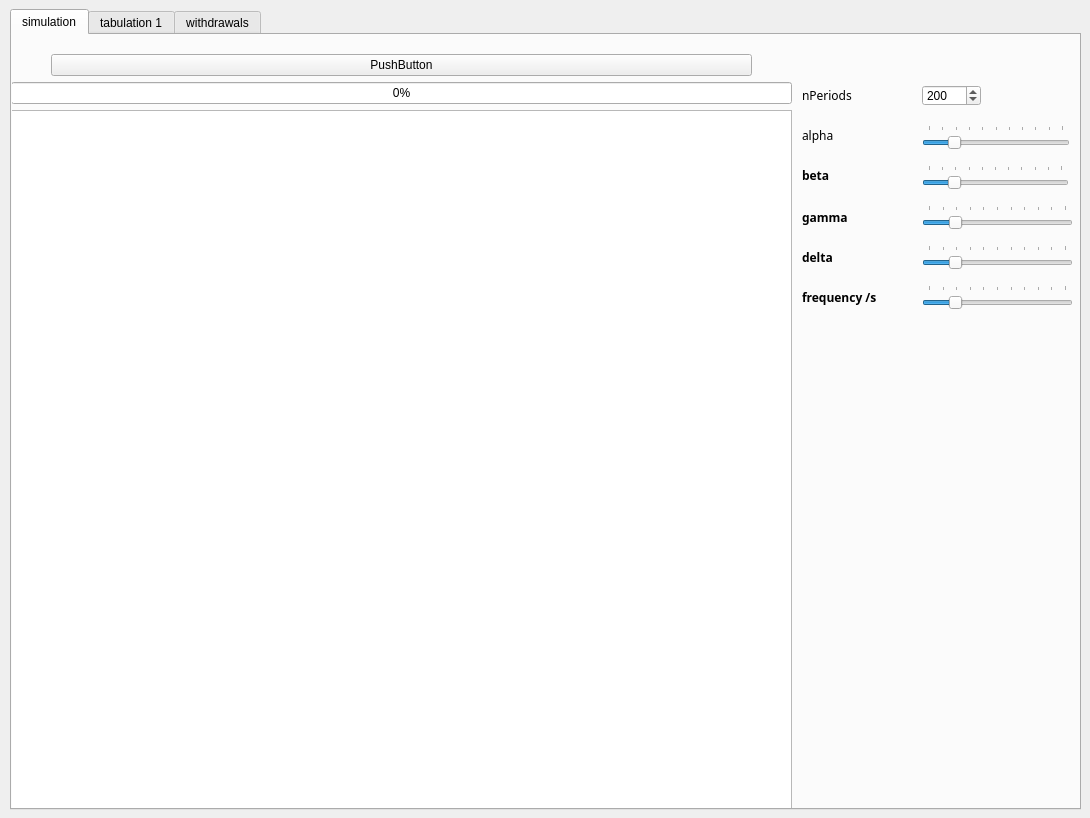
<?xml version="1.0" encoding="UTF-8"?>
<ui version="4.0">
 <class>MainWindow</class>
 <widget class="QMainWindow" name="MainWindow">
  <property name="geometry">
   <rect>
    <x>0</x>
    <y>0</y>
    <width>1090</width>
    <height>818</height>
   </rect>
  </property>
  <property name="sizePolicy">
   <sizepolicy hsizetype="Expanding" vsizetype="Expanding">
    <horstretch>0</horstretch>
    <verstretch>0</verstretch>
   </sizepolicy>
  </property>
  <property name="windowTitle">
   <string>MainWindow</string>
  </property>
  <widget class="QWidget" name="centralWidget">
   <widget class="QWidget" name="gridLayoutWidget">
    <property name="geometry">
     <rect>
      <x>10</x>
      <y>9</y>
      <width>1071</width>
      <height>801</height>
     </rect>
    </property>
    <layout class="QGridLayout" name="gridLayout">
     <item row="3" column="0">
      <widget class="QTabWidget" name="tabWithdrawals">
       <property name="currentIndex">
        <number>0</number>
       </property>
       <widget class="QWidget" name="tabSimulation">
        <attribute name="title">
         <string>simulation</string>
        </attribute>
        <widget class="QWidget" name="gridLayoutWidget_2">
         <property name="geometry">
          <rect>
           <x>-1</x>
           <y>-1</y>
           <width>781</width>
           <height>781</height>
          </rect>
         </property>
         <layout class="QGridLayout" name="simulationGrid">
          <property name="sizeConstraint">
           <enum>QLayout::SetNoConstraint</enum>
          </property>
          <item row="0" column="0">
           <layout class="QGridLayout" name="gridLayout_2">
            <property name="sizeConstraint">
             <enum>QLayout::SetDefaultConstraint</enum>
            </property>
            <item row="1" column="2">
             <spacer name="horizontalSpacer_3">
              <property name="orientation">
               <enum>Qt::Horizontal</enum>
              </property>
              <property name="sizeType">
               <enum>QSizePolicy::Fixed</enum>
              </property>
              <property name="sizeHint" stdset="0">
               <size>
                <width>40</width>
                <height>20</height>
               </size>
              </property>
             </spacer>
            </item>
            <item row="0" column="0">
             <spacer name="horizontalSpacer">
              <property name="orientation">
               <enum>Qt::Horizontal</enum>
              </property>
              <property name="sizeType">
               <enum>QSizePolicy::Fixed</enum>
              </property>
              <property name="sizeHint" stdset="0">
               <size>
                <width>40</width>
                <height>20</height>
               </size>
              </property>
             </spacer>
            </item>
            <item row="1" column="1">
             <widget class="QPushButton" name="btnRun">
              <property name="text">
               <string>PushButton</string>
              </property>
             </widget>
            </item>
           </layout>
          </item>
          <item row="3" column="0">
           <layout class="QGridLayout" name="gridLayout_4"/>
          </item>
          <item row="2" column="0">
           <widget class="QGraphicsView" name="graphicsView"/>
          </item>
          <item row="1" column="0">
           <widget class="QProgressBar" name="progressBar">
            <property name="value">
             <number>0</number>
            </property>
           </widget>
          </item>
         </layout>
        </widget>
        <widget class="QSlider" name="sldAlpha">
         <property name="geometry">
          <rect>
           <x>910</x>
           <y>90</y>
           <width>148</width>
           <height>27</height>
          </rect>
         </property>
         <property name="minimum">
          <number>1</number>
         </property>
         <property name="maximum">
          <number>101</number>
         </property>
         <property name="pageStep">
          <number>10</number>
         </property>
         <property name="value">
          <number>20</number>
         </property>
         <property name="orientation">
          <enum>Qt::Horizontal</enum>
         </property>
         <property name="tickPosition">
          <enum>QSlider::TicksAbove</enum>
         </property>
        </widget>
        <widget class="QLabel" name="label">
         <property name="geometry">
          <rect>
           <x>790</x>
           <y>90</y>
           <width>161</width>
           <height>20</height>
          </rect>
         </property>
         <property name="font">
          <font>
           <family>Arial Black</family>
          </font>
         </property>
         <property name="text">
          <string>alpha</string>
         </property>
        </widget>
        <widget class="QSlider" name="sldBeta">
         <property name="geometry">
          <rect>
           <x>910</x>
           <y>130</y>
           <width>147</width>
           <height>27</height>
          </rect>
         </property>
         <property name="minimum">
          <number>1</number>
         </property>
         <property name="maximum">
          <number>101</number>
         </property>
         <property name="singleStep">
          <number>1</number>
         </property>
         <property name="pageStep">
          <number>10</number>
         </property>
         <property name="value">
          <number>20</number>
         </property>
         <property name="orientation">
          <enum>Qt::Horizontal</enum>
         </property>
         <property name="tickPosition">
          <enum>QSlider::TicksAbove</enum>
         </property>
        </widget>
        <widget class="QLabel" name="label_2">
         <property name="geometry">
          <rect>
           <x>790</x>
           <y>130</y>
           <width>161</width>
           <height>21</height>
          </rect>
         </property>
         <property name="font">
          <font>
           <family>Arial Black</family>
           <bold>true</bold>
          </font>
         </property>
         <property name="text">
          <string>beta</string>
         </property>
        </widget>
        <widget class="QLabel" name="label_4">
         <property name="geometry">
          <rect>
           <x>790</x>
           <y>170</y>
           <width>101</width>
           <height>24</height>
          </rect>
         </property>
         <property name="font">
          <font>
           <family>Arial Black</family>
           <bold>true</bold>
          </font>
         </property>
         <property name="text">
          <string>gamma</string>
         </property>
        </widget>
        <widget class="QSlider" name="sldGamma">
         <property name="geometry">
          <rect>
           <x>910</x>
           <y>170</y>
           <width>151</width>
           <height>27</height>
          </rect>
         </property>
         <property name="minimum">
          <number>1</number>
         </property>
         <property name="maximum">
          <number>101</number>
         </property>
         <property name="pageStep">
          <number>10</number>
         </property>
         <property name="value">
          <number>20</number>
         </property>
         <property name="orientation">
          <enum>Qt::Horizontal</enum>
         </property>
         <property name="tickPosition">
          <enum>QSlider::TicksAbove</enum>
         </property>
        </widget>
        <widget class="QLabel" name="label_7">
         <property name="geometry">
          <rect>
           <x>790</x>
           <y>210</y>
           <width>101</width>
           <height>24</height>
          </rect>
         </property>
         <property name="font">
          <font>
           <family>Arial Black</family>
           <bold>true</bold>
          </font>
         </property>
         <property name="text">
          <string>delta</string>
         </property>
        </widget>
        <widget class="QSlider" name="sldDelta">
         <property name="geometry">
          <rect>
           <x>910</x>
           <y>210</y>
           <width>151</width>
           <height>27</height>
          </rect>
         </property>
         <property name="minimum">
          <number>1</number>
         </property>
         <property name="maximum">
          <number>101</number>
         </property>
         <property name="pageStep">
          <number>10</number>
         </property>
         <property name="value">
          <number>20</number>
         </property>
         <property name="orientation">
          <enum>Qt::Horizontal</enum>
         </property>
         <property name="tickPosition">
          <enum>QSlider::TicksAbove</enum>
         </property>
        </widget>
        <widget class="QLabel" name="lblPercent">
         <property name="geometry">
          <rect>
           <x>790</x>
           <y>50</y>
           <width>71</width>
           <height>20</height>
          </rect>
         </property>
         <property name="font">
          <font>
           <family>Arial Black</family>
          </font>
         </property>
         <property name="text">
          <string>nPeriods</string>
         </property>
        </widget>
        <widget class="QSpinBox" name="spnNPeriods">
         <property name="geometry">
          <rect>
           <x>910</x>
           <y>50</y>
           <width>59</width>
           <height>21</height>
          </rect>
         </property>
         <property name="sizePolicy">
          <sizepolicy hsizetype="Fixed" vsizetype="Fixed">
           <horstretch>0</horstretch>
           <verstretch>0</verstretch>
          </sizepolicy>
         </property>
         <property name="minimum">
          <number>100</number>
         </property>
         <property name="maximum">
          <number>2000</number>
         </property>
         <property name="singleStep">
          <number>100</number>
         </property>
         <property name="value">
          <number>200</number>
         </property>
        </widget>
        <widget class="QSlider" name="sldFreq">
         <property name="geometry">
          <rect>
           <x>910</x>
           <y>250</y>
           <width>151</width>
           <height>27</height>
          </rect>
         </property>
         <property name="minimum">
          <number>1</number>
         </property>
         <property name="maximum">
          <number>101</number>
         </property>
         <property name="singleStep">
          <number>1</number>
         </property>
         <property name="pageStep">
          <number>10</number>
         </property>
         <property name="value">
          <number>20</number>
         </property>
         <property name="orientation">
          <enum>Qt::Horizontal</enum>
         </property>
         <property name="tickPosition">
          <enum>QSlider::TicksAbove</enum>
         </property>
        </widget>
        <widget class="QLabel" name="label_8">
         <property name="geometry">
          <rect>
           <x>790</x>
           <y>250</y>
           <width>101</width>
           <height>24</height>
          </rect>
         </property>
         <property name="font">
          <font>
           <family>Arial Black</family>
           <bold>true</bold>
          </font>
         </property>
         <property name="text">
          <string>frequency /s</string>
         </property>
        </widget>
       </widget>
       <widget class="QWidget" name="tabTabulation">
        <property name="sizePolicy">
         <sizepolicy hsizetype="Expanding" vsizetype="Expanding">
          <horstretch>0</horstretch>
          <verstretch>0</verstretch>
         </sizepolicy>
        </property>
        <attribute name="title">
         <string>tabulation 1</string>
        </attribute>
        <widget class="QWidget" name="gridLayoutWidget_3">
         <property name="geometry">
          <rect>
           <x>0</x>
           <y>-1</y>
           <width>1091</width>
           <height>781</height>
          </rect>
         </property>
         <layout class="QGridLayout" name="tableGrid">
          <property name="sizeConstraint">
           <enum>QLayout::SetNoConstraint</enum>
          </property>
          <item row="0" column="0">
           <widget class="QTableView" name="tableView">
            <property name="alternatingRowColors">
             <bool>true</bool>
            </property>
            <property name="gridStyle">
             <enum>Qt::DotLine</enum>
            </property>
            <property name="sortingEnabled">
             <bool>true</bool>
            </property>
            <attribute name="verticalHeaderShowSortIndicator" stdset="0">
             <bool>true</bool>
            </attribute>
           </widget>
          </item>
         </layout>
        </widget>
       </widget>
       <widget class="QWidget" name="withdrawals">
        <attribute name="title">
         <string>withdrawals</string>
        </attribute>
        <widget class="QWidget" name="gridLayoutWidget_4">
         <property name="geometry">
          <rect>
           <x>-1</x>
           <y>-1</y>
           <width>941</width>
           <height>771</height>
          </rect>
         </property>
         <layout class="QGridLayout" name="gridLayout_3">
          <item row="0" column="0">
           <widget class="QTableView" name="tblWithdrawals"/>
          </item>
         </layout>
        </widget>
       </widget>
      </widget>
     </item>
    </layout>
   </widget>
  </widget>
 </widget>
 <resources/>
 <connections/>
</ui>
